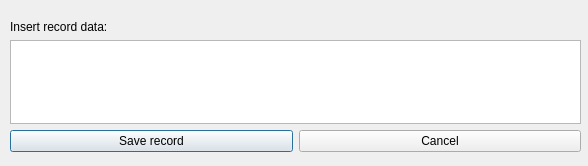
<?xml version="1.0" encoding="UTF-8"?>
<ui version="4.0">
 <class>AddRecordHelper</class>
 <widget class="QDialog" name="AddRecordHelper">
  <property name="geometry">
   <rect>
    <x>0</x>
    <y>0</y>
    <width>588</width>
    <height>166</height>
   </rect>
  </property>
  <property name="windowTitle">
   <string>Add record</string>
  </property>
  <widget class="QWidget" name="">
   <property name="geometry">
    <rect>
     <x>10</x>
     <y>20</y>
     <width>571</width>
     <height>132</height>
    </rect>
   </property>
   <layout class="QGridLayout" name="gridLayout">
    <item row="1" column="0">
     <widget class="QTableWidget" name="newRecordTable"/>
    </item>
    <item row="2" column="0">
     <layout class="QHBoxLayout" name="horizontalLayout_2">
      <item>
       <layout class="QHBoxLayout" name="horizontalLayout">
        <item>
         <widget class="QPushButton" name="saveNewRecordButton">
          <property name="text">
           <string>Save record</string>
          </property>
         </widget>
        </item>
        <item>
         <widget class="QPushButton" name="cancelAddingButton">
          <property name="text">
           <string>Cancel</string>
          </property>
         </widget>
        </item>
       </layout>
      </item>
     </layout>
    </item>
    <item row="0" column="0">
     <widget class="QLabel" name="label">
      <property name="text">
       <string>Insert record data:</string>
      </property>
     </widget>
    </item>
   </layout>
  </widget>
 </widget>
 <resources/>
 <connections/>
</ui>
